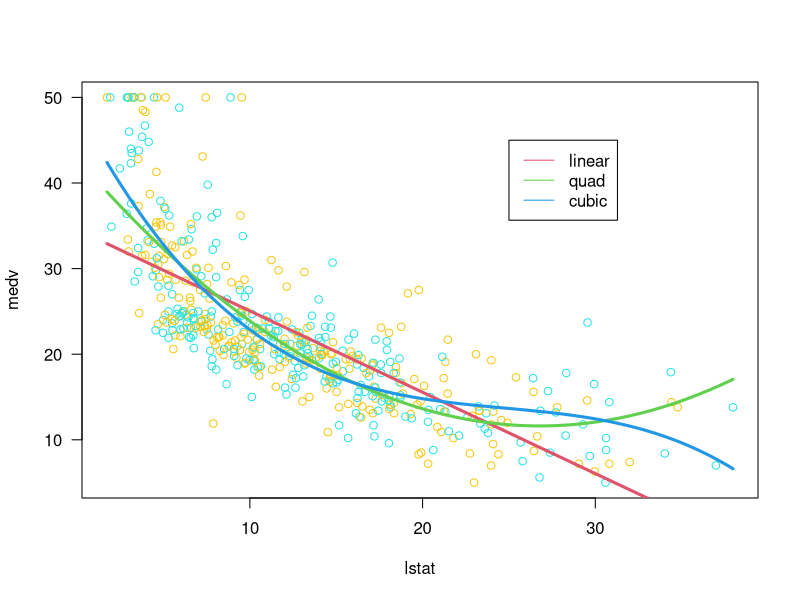
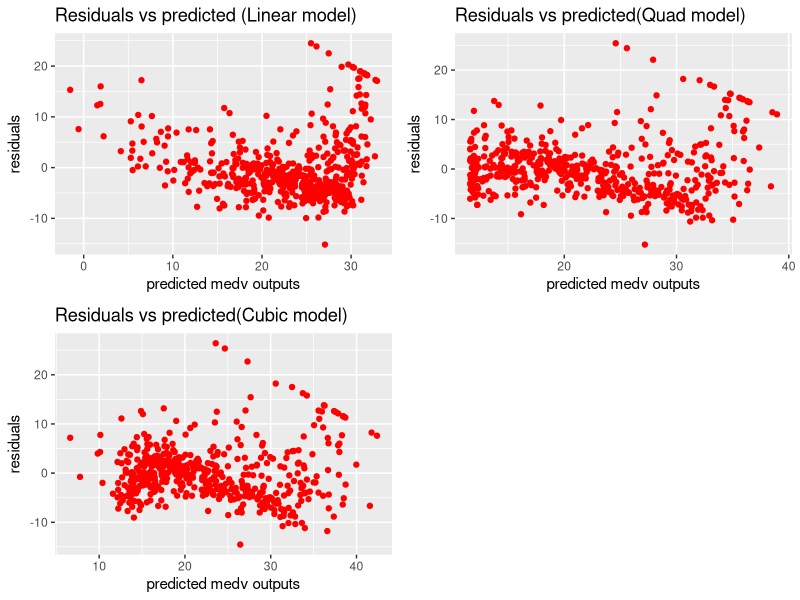

Write the R code that produced these figures, in order.
## ---- chunk 1
# call install.packages("MASS") first (only once)
library("MASS")
head(Boston, 3)
## ---- chunk 2
f_linear <- lm(medv~lstat, data=Boston)
## ---- chunk 3
f_quad <- lm(medv ~ poly(lstat, 2, raw=TRUE), data=Boston)

## ---- chunk 4
f_cubic <- lm(medv ~ poly(lstat, 3, raw=TRUE), data=Boston)
## ---- chunk 5
test <- seq(min(Boston$lstat, na.rm=TRUE),
            max(Boston$lstat, na.rm=TRUE),
            length.out=201)
## ---- chunk 6
yy_linear <- f_linear$coefficients[1] + f_linear$coefficients[2]*(test)
yy_quad   <- f_quad$coefficients[1] + f_quad$coefficients[2]*(test) +      
             f_quad$coefficients[3]*(test^2)

yy_cubic  <- f_cubic$coefficients[1] + f_cubic$coefficients[2]*(test) +    
             f_cubic$coefficients[3]*(test^2) + 
             f_cubic$coefficients[4]*(test^3)
## ---- chunk 7
plot(medv~lstat,data=Boston, las=1,col=c(5,7),  lwd=1)
lines(test, yy_linear, col=2, lwd=3)
lines(test, yy_quad, col=3, lwd=3)
lines(test, yy_cubic, col=4, lwd=3)
legend(25, 45,legend=c("linear", "quad","cubic"), col=2:4, lty="solid")



## ---- chunk 8
f_mul <- lm(medv~lstat + rm + tax, data=Boston)
## ---- chunk 9
model_full <- formula(model.frame(medv~., data=Boston))
model_empty <- medv ~ 1

step(f_mul, scope=model_full, direction="forward")
## ---- chunk 10
step(lm(model_full, data=Boston), scope=model_empty, direction="backward")
## ---- chunk 11
f_mul <-   lm(medv~lstat + rm + tax, data=Boston)

f_poly <-  lm(medv~ poly(lstat, 4, raw=TRUE) + poly(rm, 4, raw=TRUE) +
           poly(tax, 4, raw=TRUE), data=Boston)

f_log <-   lm(medv ~ log(lstat) + log(rm) + log(tax), data=Boston)
f_squ <-   lm(medv ~ lstat^2 + rm^2 + tax^2, data=Boston)
f_expo <-  lm(medv ~ exp(lstat) + rm + tax, data=Boston)

model_empty <- formula(medv ~ 1) 

x_full <- formula( medv ~  lstat+ rm + tax + poly(lstat, 3, raw=TRUE) +
          poly(rm, 3, raw=TRUE) + poly(tax, 4, raw=TRUE) +
          log(lstat) + log(rm) + log(tax) + lstat^2 + rm^2 + 
          tax^2 + exp(lstat) + exp(rm) 
           )
## ---- chunk 12
step(lm(medv~ 1, data=Boston,  na.action=na.exclude), scope=x_full,
     direction="forward")

## ---- chunk 13
# r square 
r_squ <- data.frame(RSquare=" ", Linear=summary(f_linear)$adj.r.squared,  
         Quad= summary(f_quad)$adj.r.squared,   
         Cubic=summary(f_cubic)$adj.r.squared 
            )

#MAE
MAE  <- data.frame(MAE=" ", Linear=mean(abs(f_linear$residuals)),
        Quad=mean(abs(f_quad$residuals)),
        Cubic= mean(abs(f_cubic$residuals))
             )

#RMSE
RMSE <- data.frame(RMSE=" ",Linear=sqrt(mean(f_linear$residuals^2)),
        Quad=sqrt(mean(f_quad$residuals^2)),
        Cubic=sqrt(mean(f_cubic$residuals^2))
             )

#AIC
AIC <-  data.frame(AIC=" ", linear=AIC(f_linear),
        Quad= AIC(f_quad),
        Cubic=AIC(f_cubic)
            )
## ---- chunk 14
knitr::kable(r_squ) 
knitr::kable(MAE)
knitr::kable(RMSE)
knitr::kable(AIC)
## ---- chunk 15
library(tidyverse)
library(ggpubr)

f_linear <- lm(medv~lstat, data=Boston)

par(mfrow=c(2, 2))
p1  <- ggplot(data=Boston,
       mapping=aes(x=predict(f_linear), y= f_linear$residuals  ))  +
       geom_point(col="red") + labs(title="Residuals vs predicted (Linear model)",   
       x="predicted medv outputs",y="residuals")

p2 <-ggplot(data=Boston,
      mapping=aes(x=predict(f_quad), y= f_quad$residuals  ))  +    
      geom_point(col="red") + labs(title="Residuals vs predicted(Quad model)",
      x="predicted medv outputs",y="residuals")                            

p3 <-ggplot(data=Boston,
      mapping=aes(x=predict(f_cubic), y= f_cubic$residuals  ))  + 
      geom_point(col="red") + labs(title="Residuals vs predicted(Cubic model)", 
      x="predicted medv outputs",y="residuals")                            

ggarrange(p1, p2, p3, ncol=2, nrow=2) 

## ---- chunk 16

test <- data.frame( lstat=c(0,25,50,75))
values <- data.frame( lstat=c(0,25,50,75), 
                      linear_pred_medv =predict(f_linear,test),                                             Quad_pred_medv = predict(f_quad, test), 
                      cubic_pred_medv = predict(f_cubic, test)  
                      )
knitr::kable(values)
